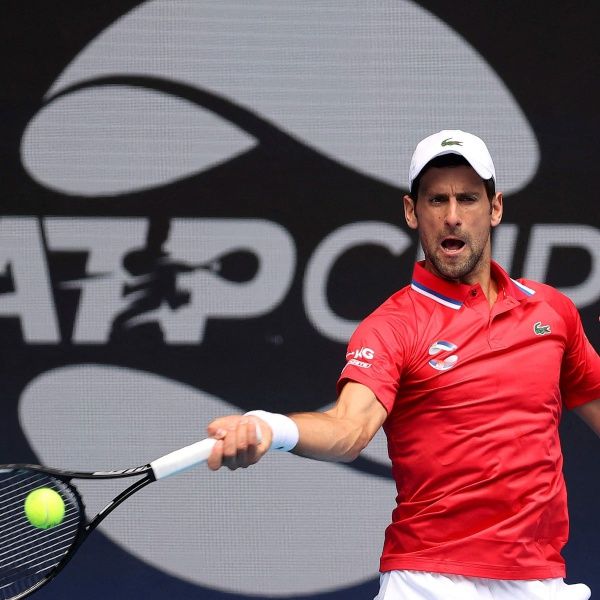
#> input picture resources/tennis.jpeg, 600 x 600 px
$ python tennis_ball_detection.py
#> lines starting #> are read from the running program, lines starting #| are printed output that depends on the picture; after the words box and inside, x2 and y2 are one past the last pixel; in counts of white or black regions, pixels touching at a corner belong together
#
import cv2
import numpy as np

window_name = "HSV"
cv2.namedWindow(window_name, cv2.WINDOW_NORMAL)

image = cv2.imread("resources/tennis.jpeg")
#> image is the input picture: shape (600, 600, 3); mean B, G, R 101.6, 94.4, 123.9

im_hsv = cv2.cvtColor(image, cv2.COLOR_BGR2HSV)
#> im_hsv: shape (600, 600, 3); mean H, S, V 122.8, 64.4, 130.8

low_hsv = np.array([23, 52, 155])
high_hsv = np.array([58, 255, 255])

mask = cv2.inRange(im_hsv, low_hsv, high_hsv)
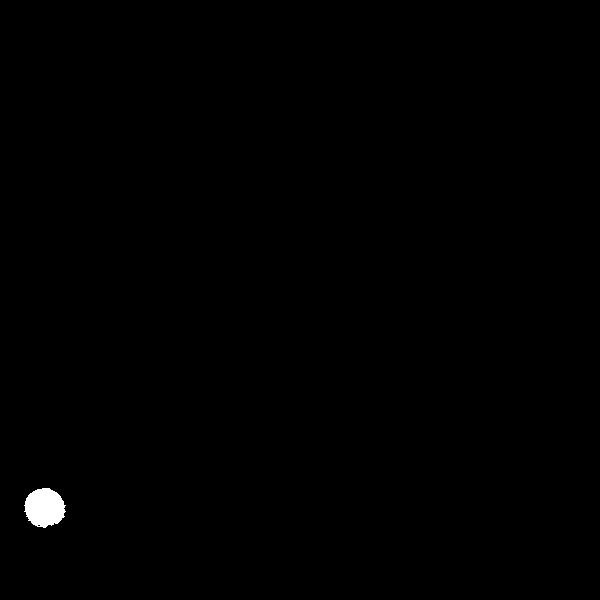
#> mask: shape (600, 600); 0.35% white; 1 white region, box (x1, y1, x2, y2) and area: (24, 488, 66, 528) 1247
mask_bgr = cv2.merge((mask, mask, mask))
#> mask_bgr: shape (600, 600, 3); 0.35% white; 1 white region

contours_found = cv2.findContours(mask, cv2.RETR_TREE, cv2.CHAIN_APPROX_SIMPLE)
#> contours_found = 2 contours, 1 with area under 20; largest, box (x1, y1, x2, y2) and area: (24, 488, 66, 528) 1188
contours = contours_found[1]
#> contours = [[-1, -1, 1, -1], [-1, -1, -1, 0]]

#> (the run stopped early here; a loop or call above may not have finished)
